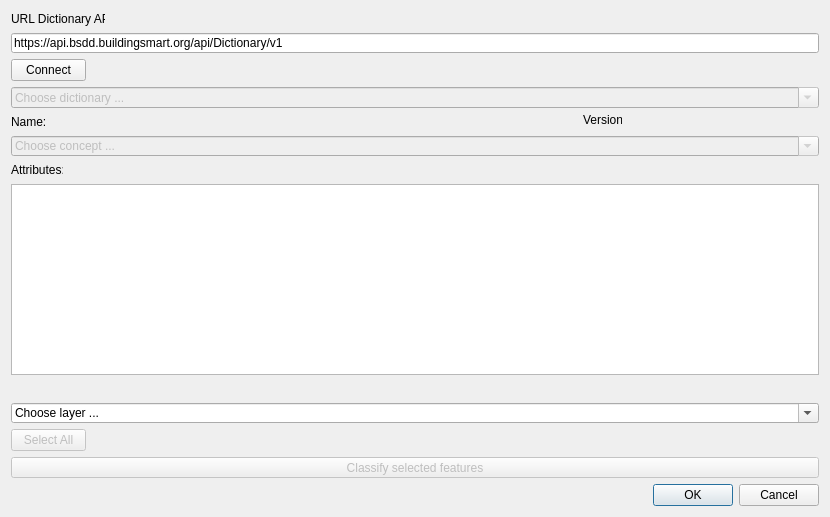
<?xml version="1.0" encoding="UTF-8"?>
<ui version="4.0">
 <class>ClassificationWithBSDDDialogBase</class>
 <widget class="QDialog" name="ClassificationWithBSDDDialogBase">
  <property name="geometry">
   <rect>
    <x>0</x>
    <y>0</y>
    <width>826</width>
    <height>517</height>
   </rect>
  </property>
  <property name="baseSize">
   <size>
    <width>0</width>
    <height>16</height>
   </size>
  </property>
  <property name="windowTitle">
   <string>ClassificationWithBSDD</string>
  </property>
  <layout class="QGridLayout" name="gridLayout">
   <item row="0" column="0">
    <widget class="QLabel" name="label_2">
     <property name="minimumSize">
      <size>
       <width>94</width>
       <height>16</height>
      </size>
     </property>
     <property name="maximumSize">
      <size>
       <width>94</width>
       <height>16</height>
      </size>
     </property>
     <property name="baseSize">
      <size>
       <width>94</width>
       <height>16</height>
      </size>
     </property>
     <property name="text">
      <string>URL Dictionary API:</string>
     </property>
    </widget>
   </item>
   <item row="1" column="0" colspan="3">
    <widget class="QLineEdit" name="edUrlToDictionary">
     <property name="minimumSize">
      <size>
       <width>808</width>
       <height>20</height>
      </size>
     </property>
     <property name="baseSize">
      <size>
       <width>784</width>
       <height>19</height>
      </size>
     </property>
     <property name="text">
      <string>https://api.bsdd.buildingsmart.org/api/Dictionary/v1</string>
     </property>
     <property name="placeholderText">
      <string>bSDD API URL</string>
     </property>
    </widget>
   </item>
   <item row="2" column="0">
    <widget class="QPushButton" name="btnConnectToDictionary">
     <property name="maximumSize">
      <size>
       <width>75</width>
       <height>23</height>
      </size>
     </property>
     <property name="baseSize">
      <size>
       <width>75</width>
       <height>23</height>
      </size>
     </property>
     <property name="cursor">
      <cursorShape>PointingHandCursor</cursorShape>
     </property>
     <property name="text">
      <string>Connect</string>
     </property>
    </widget>
   </item>
   <item row="2" column="1" colspan="2">
    <widget class="QLabel" name="lblConnError">
     <property name="sizePolicy">
      <sizepolicy hsizetype="Preferred" vsizetype="Preferred">
       <horstretch>0</horstretch>
       <verstretch>0</verstretch>
      </sizepolicy>
     </property>
     <property name="minimumSize">
      <size>
       <width>480</width>
       <height>16</height>
      </size>
     </property>
     <property name="maximumSize">
      <size>
       <width>16777215</width>
       <height>16777215</height>
      </size>
     </property>
     <property name="baseSize">
      <size>
       <width>480</width>
       <height>16</height>
      </size>
     </property>
     <property name="text">
      <string/>
     </property>
    </widget>
   </item>
   <item row="3" column="0" colspan="3">
    <widget class="QComboBox" name="chooseDictionary">
     <property name="enabled">
      <bool>false</bool>
     </property>
     <property name="minimumSize">
      <size>
       <width>808</width>
       <height>20</height>
      </size>
     </property>
     <property name="baseSize">
      <size>
       <width>784</width>
       <height>19</height>
      </size>
     </property>
     <property name="editable">
      <bool>true</bool>
     </property>
     <property name="currentText">
      <string>Choose dictionary ...</string>
     </property>
     <property name="placeholderText">
      <string>Choose dictionary ...</string>
     </property>
    </widget>
   </item>
   <item row="4" column="0">
    <widget class="QLabel" name="label_3">
     <property name="minimumSize">
      <size>
       <width>35</width>
       <height>16</height>
      </size>
     </property>
     <property name="maximumSize">
      <size>
       <width>35</width>
       <height>16</height>
      </size>
     </property>
     <property name="baseSize">
      <size>
       <width>35</width>
       <height>16</height>
      </size>
     </property>
     <property name="text">
      <string>Name:</string>
     </property>
    </widget>
   </item>
   <item row="4" column="1">
    <widget class="QLabel" name="lblName">
     <property name="minimumSize">
      <size>
       <width>480</width>
       <height>16</height>
      </size>
     </property>
     <property name="maximumSize">
      <size>
       <width>16777215</width>
       <height>16777215</height>
      </size>
     </property>
     <property name="baseSize">
      <size>
       <width>500</width>
       <height>16</height>
      </size>
     </property>
     <property name="text">
      <string/>
     </property>
    </widget>
   </item>
   <item row="4" column="2">
    <widget class="QLabel" name="lblVersion">
     <property name="minimumSize">
      <size>
       <width>190</width>
       <height>16</height>
      </size>
     </property>
     <property name="maximumSize">
      <size>
       <width>16777215</width>
       <height>16777215</height>
      </size>
     </property>
     <property name="baseSize">
      <size>
       <width>190</width>
       <height>16</height>
      </size>
     </property>
     <property name="text">
      <string/>
     </property>
     <property name="alignment">
      <set>Qt::AlignRight|Qt::AlignTrailing|Qt::AlignVCenter</set>
     </property>
    </widget>
   </item>
   <item row="5" column="0" colspan="3">
    <widget class="QComboBox" name="chooseClass">
     <property name="enabled">
      <bool>false</bool>
     </property>
     <property name="minimumSize">
      <size>
       <width>808</width>
       <height>20</height>
      </size>
     </property>
     <property name="baseSize">
      <size>
       <width>784</width>
       <height>19</height>
      </size>
     </property>
     <property name="editable">
      <bool>true</bool>
     </property>
     <property name="currentText">
      <string>Choose concept ...</string>
     </property>
     <property name="maxCount">
      <number>2147483644</number>
     </property>
     <property name="placeholderText">
      <string>Choose concept ...</string>
     </property>
    </widget>
   </item>
   <item row="6" column="0">
    <widget class="QLabel" name="label">
     <property name="minimumSize">
      <size>
       <width>52</width>
       <height>16</height>
      </size>
     </property>
     <property name="maximumSize">
      <size>
       <width>52</width>
       <height>16</height>
      </size>
     </property>
     <property name="baseSize">
      <size>
       <width>52</width>
       <height>16</height>
      </size>
     </property>
     <property name="text">
      <string>Attributes:</string>
     </property>
    </widget>
   </item>
   <item row="7" column="0" colspan="3">
    <widget class="QTableWidget" name="twAttributes">
     <property name="minimumSize">
      <size>
       <width>808</width>
       <height>150</height>
      </size>
     </property>
    </widget>
   </item>
   <item row="8" column="0" colspan="3">
    <widget class="QLabel" name="lblOutput">
     <property name="minimumSize">
      <size>
       <width>808</width>
       <height>16</height>
      </size>
     </property>
     <property name="maximumSize">
      <size>
       <width>808</width>
       <height>16</height>
      </size>
     </property>
     <property name="baseSize">
      <size>
       <width>400</width>
       <height>16</height>
      </size>
     </property>
     <property name="text">
      <string/>
     </property>
    </widget>
   </item>
   <item row="9" column="0" colspan="3">
    <widget class="QComboBox" name="chooseLayer">
     <property name="enabled">
      <bool>true</bool>
     </property>
     <property name="minimumSize">
      <size>
       <width>808</width>
       <height>20</height>
      </size>
     </property>
     <property name="baseSize">
      <size>
       <width>784</width>
       <height>19</height>
      </size>
     </property>
     <property name="editable">
      <bool>true</bool>
     </property>
     <property name="currentText">
      <string>Choose layer ...</string>
     </property>
     <property name="maxCount">
      <number>2147483644</number>
     </property>
     <property name="placeholderText">
      <string>Choose layer ...</string>
     </property>
    </widget>
   </item>
   <item row="10" column="0">
    <widget class="QPushButton" name="btnSelectAll">
     <property name="enabled">
      <bool>false</bool>
     </property>
     <property name="maximumSize">
      <size>
       <width>75</width>
       <height>23</height>
      </size>
     </property>
     <property name="baseSize">
      <size>
       <width>75</width>
       <height>23</height>
      </size>
     </property>
     <property name="cursor">
      <cursorShape>PointingHandCursor</cursorShape>
     </property>
     <property name="text">
      <string>Select All</string>
     </property>
    </widget>
   </item>
   <item row="11" column="0" colspan="3">
    <widget class="QPushButton" name="btnClassifyFeatures">
     <property name="enabled">
      <bool>false</bool>
     </property>
     <property name="minimumSize">
      <size>
       <width>808</width>
       <height>20</height>
      </size>
     </property>
     <property name="cursor">
      <cursorShape>PointingHandCursor</cursorShape>
     </property>
     <property name="text">
      <string>Classify selected features</string>
     </property>
    </widget>
   </item>
   <item row="12" column="0" colspan="3">
    <layout class="QVBoxLayout" name="verticalLayout">
     <item>
      <layout class="QHBoxLayout" name="horizontalLayout">
       <item>
        <spacer name="horizontalSpacer">
         <property name="orientation">
          <enum>Qt::Horizontal</enum>
         </property>
         <property name="sizeHint" stdset="0">
          <size>
           <width>40</width>
           <height>20</height>
          </size>
         </property>
        </spacer>
       </item>
       <item>
        <widget class="QDialogButtonBox" name="button_box">
         <property name="cursor">
          <cursorShape>PointingHandCursor</cursorShape>
         </property>
         <property name="orientation">
          <enum>Qt::Horizontal</enum>
         </property>
         <property name="standardButtons">
          <set>QDialogButtonBox::Cancel|QDialogButtonBox::Ok</set>
         </property>
        </widget>
       </item>
      </layout>
     </item>
    </layout>
   </item>
  </layout>
  <widget class="QLabel" name="label_4">
   <property name="geometry">
    <rect>
     <x>583</x>
     <y>112</y>
     <width>39</width>
     <height>16</height>
    </rect>
   </property>
   <property name="maximumSize">
    <size>
     <width>40</width>
     <height>16</height>
    </size>
   </property>
   <property name="text">
    <string>Version:</string>
   </property>
  </widget>
 </widget>
 <resources/>
 <connections>
  <connection>
   <sender>button_box</sender>
   <signal>accepted()</signal>
   <receiver>ClassificationWithBSDDDialogBase</receiver>
   <slot>accept()</slot>
   <hints>
    <hint type="sourcelabel">
     <x>20</x>
     <y>20</y>
    </hint>
    <hint type="destinationlabel">
     <x>20</x>
     <y>20</y>
    </hint>
   </hints>
  </connection>
  <connection>
   <sender>button_box</sender>
   <signal>rejected()</signal>
   <receiver>ClassificationWithBSDDDialogBase</receiver>
   <slot>reject()</slot>
   <hints>
    <hint type="sourcelabel">
     <x>20</x>
     <y>20</y>
    </hint>
    <hint type="destinationlabel">
     <x>20</x>
     <y>20</y>
    </hint>
   </hints>
  </connection>
 </connections>
</ui>
